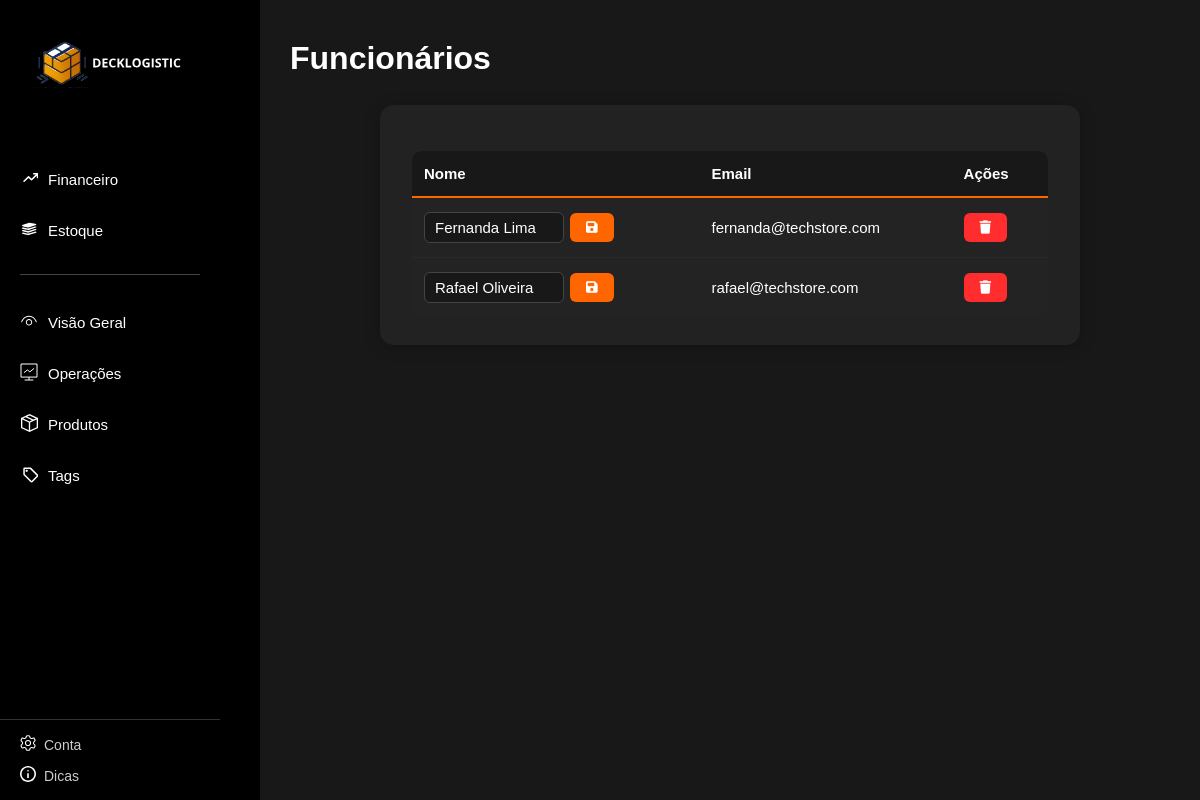
Page /Pages/auth/listafuncionarios.php (signed in) on the committed database.
### tables this page shows
CREATE TABLE usuarios (
    id INT AUTO_INCREMENT PRIMARY KEY,
    loja_id INT,
    nome VARCHAR(255),
    email VARCHAR(100) UNIQUE,
    senha_hash VARCHAR(255),
    criado_em TIMESTAMP DEFAULT CURRENT_TIMESTAMP,
    FOREIGN KEY (loja_id) REFERENCES lojas(id)
);

### Pages/auth/listafuncionarios.php (the view, shortened to what this page needs)
<?php
include __DIR__ . '/../../conexao.php';
$lojaId = $_SESSION['loja_id'];
$funcionarios = [];
$stmt = $conn->prepare("SELECT id, nome, email FROM usuarios WHERE loja_id=? ORDER BY nome ASC");
$stmt->bind_param("i", $lojaId);
$stmt->execute();
$res = $stmt->get_result();
while ($row = $res->fetch_assoc()) {
    $funcionarios[] = $row;
}
?>
<!DOCTYPE html>
<html lang="pt-br">
<head>
    <link rel="stylesheet" href="../../assets/sidebar.css">
    <link rel="stylesheet" href="https://cdnjs.cloudflare.com/ajax/libs/font-awesome/6.4.0/css/all.min.css">
</head>
<body>
<div class="sidebar">
    <link rel="stylesheet" href="../../assets/sidebar.css">
    <div class="logo-area">
      <img src="../../img/logo2.svg" alt="Logo">
    </div>
    <nav class="nav-section">
      <div class="nav-menus">
       <ul class="nav-list top-section">
    <li><a href="../dashboard/financas.php"><span><img src="../../img/icon-finan.svg" alt="Financeiro"></span> Financeiro</a></li>
    <li><a href="../dashboard/estoque.php"><span><img src="../../img/icon-estoque.svg" alt="Estoque"></span> Estoque</a></li>
</ul>
        <hr>
        <ul class="nav-list middle-section">
          <li><a href="../dashboard/visaoGeral.php"><span><img src="../../img/icon-visao.svg" alt="Visão Geral"></span> Visão Geral</a></li>
          <li><a href="../dashboard/operacoes.php"><span><img src="../../img/icon-operacoes.svg" alt="Operações"></span> Operações</a></li>
          <li><a href="../dashboard/tabelas/produtos.php"><span><img src="../../img/icon-produtos.svg" alt="Produtos"></span> Produtos</a></li>
          <li><a href="../dashboard/tag.php"><span><img src="../../img/tag.svg" alt="Tags"></span> Tags</a></li>
        </ul>
      </div>
      <div class="bottom-links">
        <a href="config.php" class="active"><span><img src="../../img/icon-config.svg" alt="Conta"></span> Conta</a>
        <a href="../../Pages/auth/dicas.php"><span><img src="../../img/icon-dicas.svg" alt="Dicas"></span> Dicas</a>
      </div>
    </nav>
</div>
<div class="content">
    <h1>Funcionários</h1>
    <div class="funcionarios-card">
        <table>
            <thead>
                <tr>
                    <th>Nome</th>
                    <th>Email</th>
                    <th>Ações</th>
                </tr>
            </thead>
            <tbody>
            <?php foreach ($funcionarios as $func): ?>
                <tr>
                    <td>
                        <form method="POST" class="form-inline" style="margin:0;">
                            <input type="text" name="novo_nome" class="input-nome" value="<?= htmlspecialchars($func['nome']) ?>">
                            <button type="submit" class="btn-acao" title="Salvar novo nome">
                                <i class="fa-solid fa-save"></i>
                            </button>
                        </form>
                    </td>
                    <td><?= htmlspecialchars($func['email']) ?></td>
                    <td>
                        <form method="POST" style="display:inline;" onsubmit="return confirm('Deseja realmente excluir este funcionário?');">
                            <button type="submit" class="btn-acao" style="background:#ff2d2d;" title="Excluir funcionário">
                                <i class="fa-solid fa-trash"></i>
                            </button>
                        </form>
                    </td>
                </tr>
            <?php endforeach; ?>
            </tbody>
        </table>
    </div>
</div>
</body>
</html>

### assets/sidebar.css (style rules this page uses)
* { box-sizing: border-box; margin: 0; padding: 0; }
body { font-family: Arial, sans-serif; background-color: #000000; }
.sidebar { width: 220px; height: 100vh; background-color: #000; color: #000000; display: flex; flex-direction: column; position: fixed; left: 0; top: 0; z-index: 1000; transition: all 0.3s ease-in-out; }
.logo-area { height: 180px; display: flex; align-items: center; justify-content: center; overflow: hidden; }
.logo-area img { object-fit: contain; width: 400px; height: 400px; }
.nav-section { display: flex; flex-direction: column; height: 100%; }
.nav-menus { flex: 1; display: flex; flex-direction: column; justify-content: flex-start; }
.nav-list { list-style: none; margin-top: 10px; }
.nav-list li { margin-bottom: 5px; }
.nav-list li a { display: flex; align-items: center; padding: 12px 20px; color: #fff; text-decoration: none; font-size: 15px; transition: background 0.2s; }
.nav-list li a span { margin-right: 10px; font-size: 16px; }
.nav-list li a span img { width: 18px; height: 18px; object-fit: contain; }
hr { border: none; height: 1px; background-color: #444; margin: 15px 20px; }
.bottom-links { padding: 15px 20px; border-top: 1px solid #333; display: flex; flex-direction: column; gap: 12px; }
.bottom-links a { color: #ccc; text-decoration: none; font-size: 14px; display: flex; align-items: center; transition: color 0.2s; }
.bottom-links a span { margin-right: 8px; }
.bottom-links a span img { width: 16px; height: 16px; object-fit: contain; }

### Pages/auth/listafuncionarios.php (style rules this page uses)
body { background: #181818; color: #fff; font-family: 'Segoe UI', Arial, sans-serif; }
.content { margin-left: 260px; padding: 40px 30px 30px 30px; min-height: 100vh; background: #181818; }
h1 { font-size: 2rem; margin-bottom: 28px; }
.funcionarios-card { background: #222; border-radius: 14px; box-shadow: 0 2px 16px rgba(0,0,0,0.22); padding: 28px 32px; max-width: 700px; margin: 0 auto; }
table { width: 100%; border-collapse: collapse; margin-top: 18px; background: #232323; border-radius: 10px; overflow: hidden; }
th, td { padding: 14px 12px; text-align: left; font-size: 15px; }
th { background: #181818; color: #ffffffff; border-bottom: 2px solid #ff6600; }
tr { border-bottom: 1px solid #292929; }
tr:last-child { border-bottom: none; }
td { color: #fff; }
.btn-acao { background: #ff6600; color: #fff; border: none; border-radius: 6px; padding: 7px 16px; cursor: pointer; font-weight: bold; margin-right: 6px; transition: background 0.2s; }
.form-inline { display: inline-flex; align-items: center; gap: 6px; }
.input-nome { border-radius: 6px; border: 1px solid #444; padding: 6px 10px; font-size: 15px; background: #181818; color: #fff; width: 140px; }

### rows in the picture
usuarios: novo_nome "Fernanda Lima", email "fernanda@techstore.com"
usuarios: novo_nome "Rafael Oliveira", email "rafael@techstore.com"
